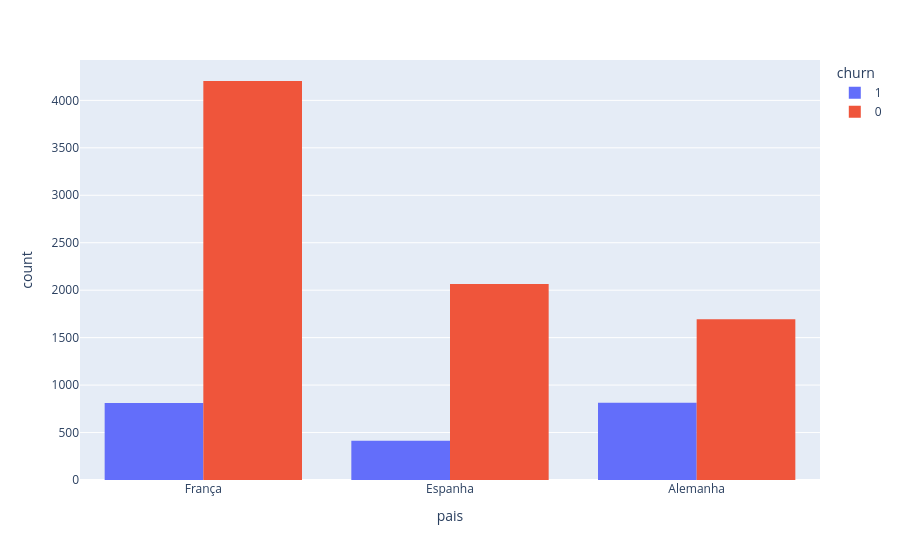

Write notebook code for a chart like this one.
### Code cell
# 2 - Após a leitura dos dados, é importante conhecer os dados, checando inconsistências 
# e entendendo o comportamento de cada uma das colunas. 
# Nesta tarefa, faça uma análise exploratória utilizando gráficos para as variáveis categóricas da base de dados, 
# incluindo a variável alvo churn. 
# Para essas variáveis, pode ser utilizado gráficos de barras para fazer a contagem das categorias 
# e fazer um agrupamento por cores de acordo com as categorias da variável alvo.

import plotly.express as px 
px.histogram(dados_brutos, x='pais', color='churn', barmode='group')

### Figure 1 — Plotly figure (JSON) as saved in the notebook; plotly's stock layout.template omitted (floating-point values rounded to 4 significant figures; data arrays with more than 128 entries replaced by an {"elided": "..."} marker saying what was removed)
{"data": [{"alignmentgroup": "True", "bingroup": "x", "hovertemplate": "churn=1<br>pais=%{x}<br>count=%{y}<extra></extra>", "legendgroup": "1", "marker": {"color": "#636efa", "pattern": {"shape": ""}}, "name": "1", "offsetgroup": "1", "orientation": "v", "showlegend": true, "type": "histogram", "x": {"elided": "2037 str values"}, "xaxis": "x", "yaxis": "y"}, {"alignmentgroup": "True", "bingroup": "x", "hovertemplate": "churn=0<br>pais=%{x}<br>count=%{y}<extra></extra>", "legendgroup": "0", "marker": {"color": "#EF553B", "pattern": {"shape": ""}}, "name": "0", "offsetgroup": "0", "orientation": "v", "showlegend": true, "type": "histogram", "x": {"elided": "7963 str values"}, "xaxis": "x", "yaxis": "y"}], "layout": {"barmode": "group", "legend": {"title": {"text": "churn"}, "tracegroupgap": 0}, "margin": {"t": 60}, "xaxis": {"anchor": "y", "domain": [0, 1], "title": {"text": "pais"}}, "yaxis": {"anchor": "x", "domain": [0, 1], "title": {"text": "count"}}}}
